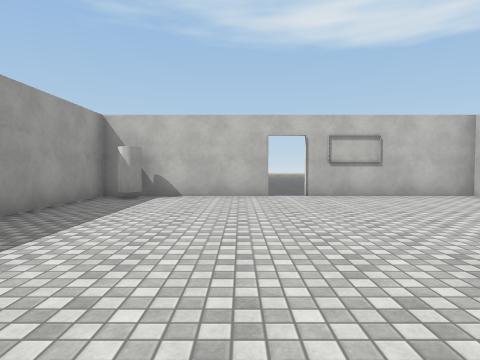
View 1 (above)

13 first-person views from a walk through a Unity game level. The camera is 1.3 m above the floor, tilts 2° down and sees 75° across. The floor is counted in squares, 2 m on a side. Each view is taken from the middle of a square. On the plan, view 1 faces up. The plan holds only what a view shows up to about 10 squares ahead; the rest is blank. The place goes on beyond the plan. The player character is not drawn. Door leaves are left out, so doorways stand open. Some surface patterns are stand-ins.

View 2
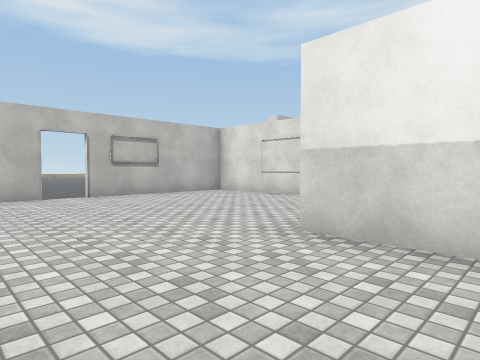

View 3
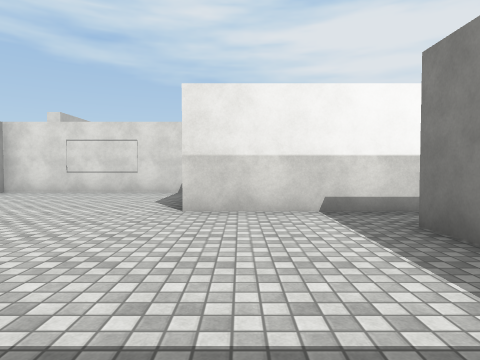

View 4
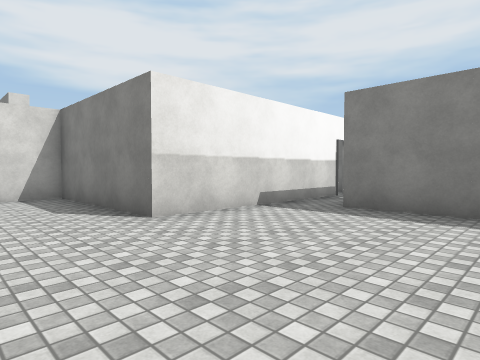

View 5
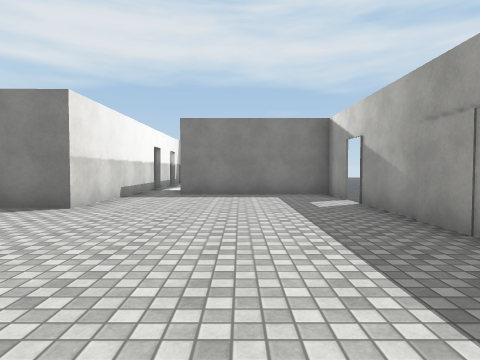

View 6
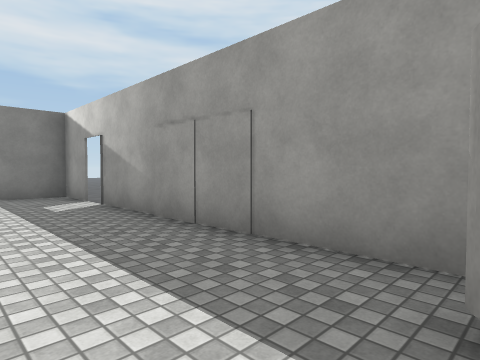

View 7
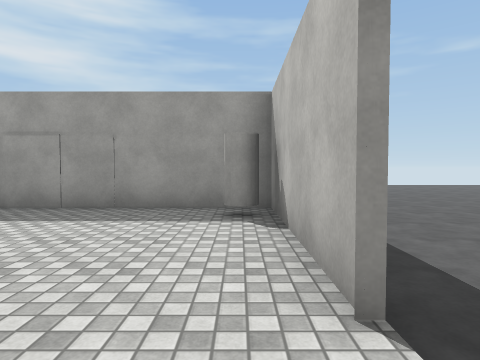

View 8
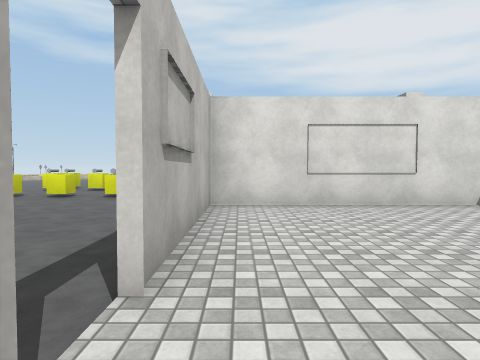

View 9
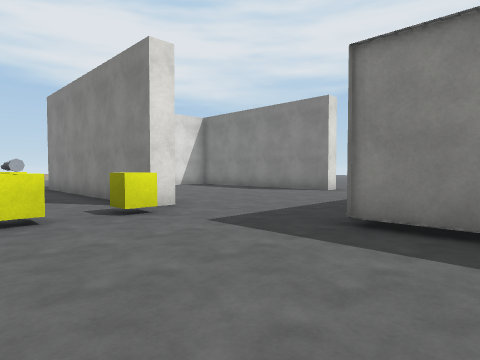

View 10
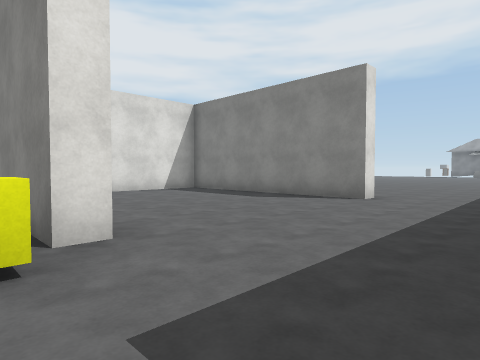

View 11
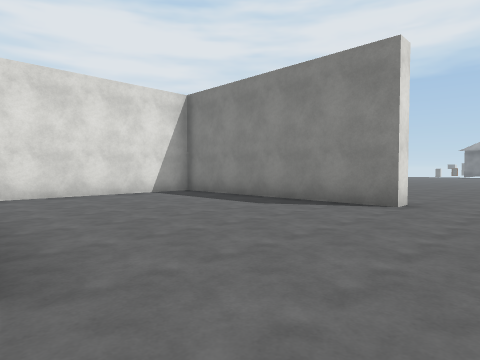

View 12
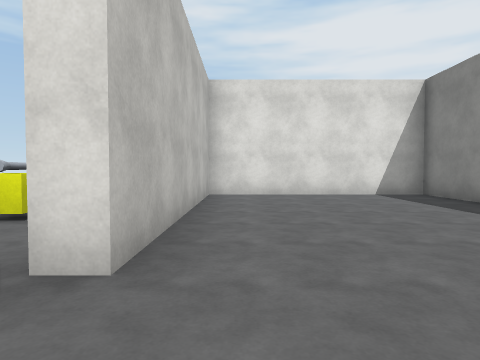

View 13
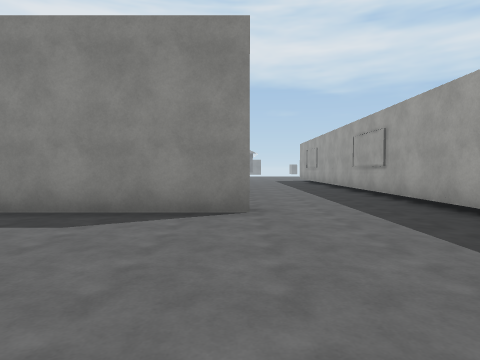

### Floor plan
Key: @ floor where view 1 was taken; # wall or solid block; . main floor; : floor 0.25 m higher than the main floor; C yellow cube; O other object.
Columns run from 8 left of view 1 to 15 right of it. Each row starts with its distance up from view 1.
 14 ..
 13 ....            CC.
 12 .....          ..C.
 11  .....      ........
 10    ..... .. ....C..C
  9      ............C.....
  8      ####.#####..#######
  7      OO:::::::#........#
  6      #::::::::#........#
  5      #::::::::#........#
  4      #::::::::#........#
  3      #::::::::#........#
  2      #::::#####..#######
  1      :::::#   #...
  0     .#::@:#   #...
 -1     .######   #....
 -2               #....
 -3               #....

Positions as (right, up) in squares from view 1, and headings:
1: (0, 0), facing up
2: (-1, 0), facing up-right
3: (-3, 1), facing right
4: (-2, 4), facing down-right
5: (-1, 7), facing down
6: (-1, 7), facing down-left
7: (2, 7), facing left
8: (0, 7), facing right
9: (4, 11), facing down-right
10: (6, 9), facing down-right
11: (7, 8), facing down-right
12: (7, 7), facing right
13: (9, 7), facing down
